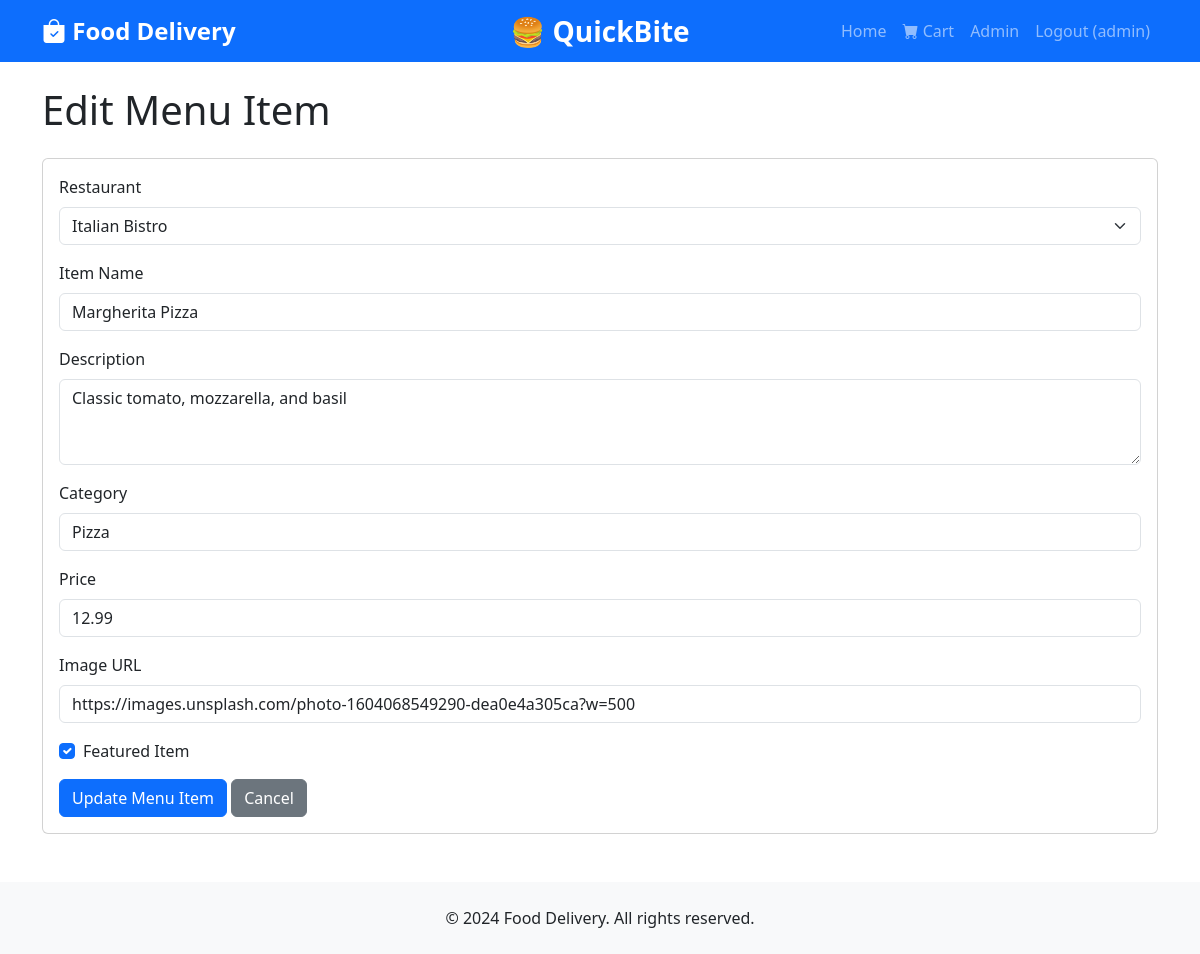
Screenshot of /admin/menu_item/edit/1 (signed in) with the database file from the repository.
### models/__init__.py (models this page shows)
class MenuItem(db.Model):
    id = db.Column(db.Integer, primary_key=True)
    name = db.Column(db.String(100), nullable=False)
    description = db.Column(db.Text)
    price = db.Column(db.Float, nullable=False)
    category = db.Column(db.String(50))
    image_url = db.Column(db.String(500))
    restaurant_id = db.Column(db.Integer, db.ForeignKey('restaurant.id'), nullable=False)
    is_featured = db.Column(db.Boolean, default=False)
    created_at = db.Column(db.DateTime, default=datetime.utcnow)

class Restaurant(db.Model):
    id = db.Column(db.Integer, primary_key=True)
    name = db.Column(db.String(100), nullable=False)
    cuisine = db.Column(db.String(50), nullable=False)
    description = db.Column(db.Text)
    image_url = db.Column(db.String(500))
    rating = db.Column(db.Float, default=4.0)
    created_at = db.Column(db.DateTime, default=datetime.utcnow)
    menu_items = db.relationship('MenuItem', backref='restaurant', lazy=True, cascade='all, delete-orphan')

### routes/admin.py (the view, shortened to what this page needs)
@admin_bp.route('/menu_item/edit/<int:item_id>', methods=['GET', 'POST'])
@admin_required
def edit_menu_item(item_id):
    menu_item = MenuItem.query.get_or_404(item_id)
    restaurants = Restaurant.query.all()
    return render_template('admin/edit_menu_item.html', menu_item=menu_item, restaurants=restaurants)

### routes/admin.py (called while the page is built)
def admin_required(f):
    @wraps(f)
    def decorated_function(*args, **kwargs):
        if 'user_id' not in session:
            flash('Please login to access this page', 'warning')
            return redirect(url_for('auth.login'))
        if not session.get('is_admin'):
            flash('Admin access required', 'danger')
            return redirect(url_for('main.index'))
        return f(*args, **kwargs)
    return decorated_function

### templates/admin/edit_menu_item.html (shortened to what this page needs)
{% extends "base.html" %}
{% block content %}
<h1 class="mb-4">Edit Menu Item</h1>
<div class="card">
    <div class="card-body">
        <form method="POST">
            <div class="mb-3">
                <label for="restaurant_id" class="form-label">Restaurant</label>
                <select class="form-select" id="restaurant_id" name="restaurant_id" required>
                    {% for restaurant in restaurants %}
                    <option value="{{ restaurant.id }}" {% if restaurant.id == menu_item.restaurant_id %}selected{% endif %}>
                        {{ restaurant.name }}
                    </option>
                    {% endfor %}
                </select>
            </div>
            <div class="mb-3">
                <label for="name" class="form-label">Item Name</label>
                <input type="text" class="form-control" id="name" name="name" value="{{ menu_item.name }}" required>
            </div>
            <div class="mb-3">
                <label for="description" class="form-label">Description</label>
                <textarea class="form-control" id="description" name="description" rows="3">{{ menu_item.description }}</textarea>
            </div>
            <div class="mb-3">
                <label for="category" class="form-label">Category</label>
                <input type="text" class="form-control" id="category" name="category" value="{{ menu_item.category }}">
            </div>
            <div class="mb-3">
                <label for="price" class="form-label">Price</label>
                <input type="number" step="0.01" min="0" class="form-control" id="price" name="price" value="{{ menu_item.price }}" required>
            </div>
            <div class="mb-3">
                <label for="image_url" class="form-label">Image URL</label>
                <input type="url" class="form-control" id="image_url" name="image_url" value="{{ menu_item.image_url }}">
            </div>
            <div class="mb-3 form-check">
                <input type="checkbox" class="form-check-input" id="is_featured" name="is_featured" {% if menu_item.is_featured %}checked{% endif %}>
                <label class="form-check-label" for="is_featured">Featured Item</label>
            </div>
            <button type="submit" class="btn btn-primary">Update Menu Item</button>
            <a href="{{ url_for('admin.menu_items') }}" class="btn btn-secondary">Cancel</a>
        </form>
    </div>
</div>
{% endblock %}

### static/css/style.css (style rules this page uses)
body { font-family: 'Segoe UI', Tahoma, Geneva, Verdana, sans-serif; min-height: 100vh; display: flex; flex-direction: column; }
.card { transition: transform 0.2s ease-in-out, box-shadow 0.2s ease-in-out; }
.btn { transition: all 0.3s ease; }

### rows the page displays
MenuItem: restaurant_id "Italian Bistro", name "Margherita Pizza", description "Classic tomato, mozzarella, and basil", category "Pizza", price "12.99", image_url "https://images.unsplash.com/photo-1604068549290-dea0e4a305ca?w=500", is_featured "☑"

### other values shown
{{ session.username }} "admin"
